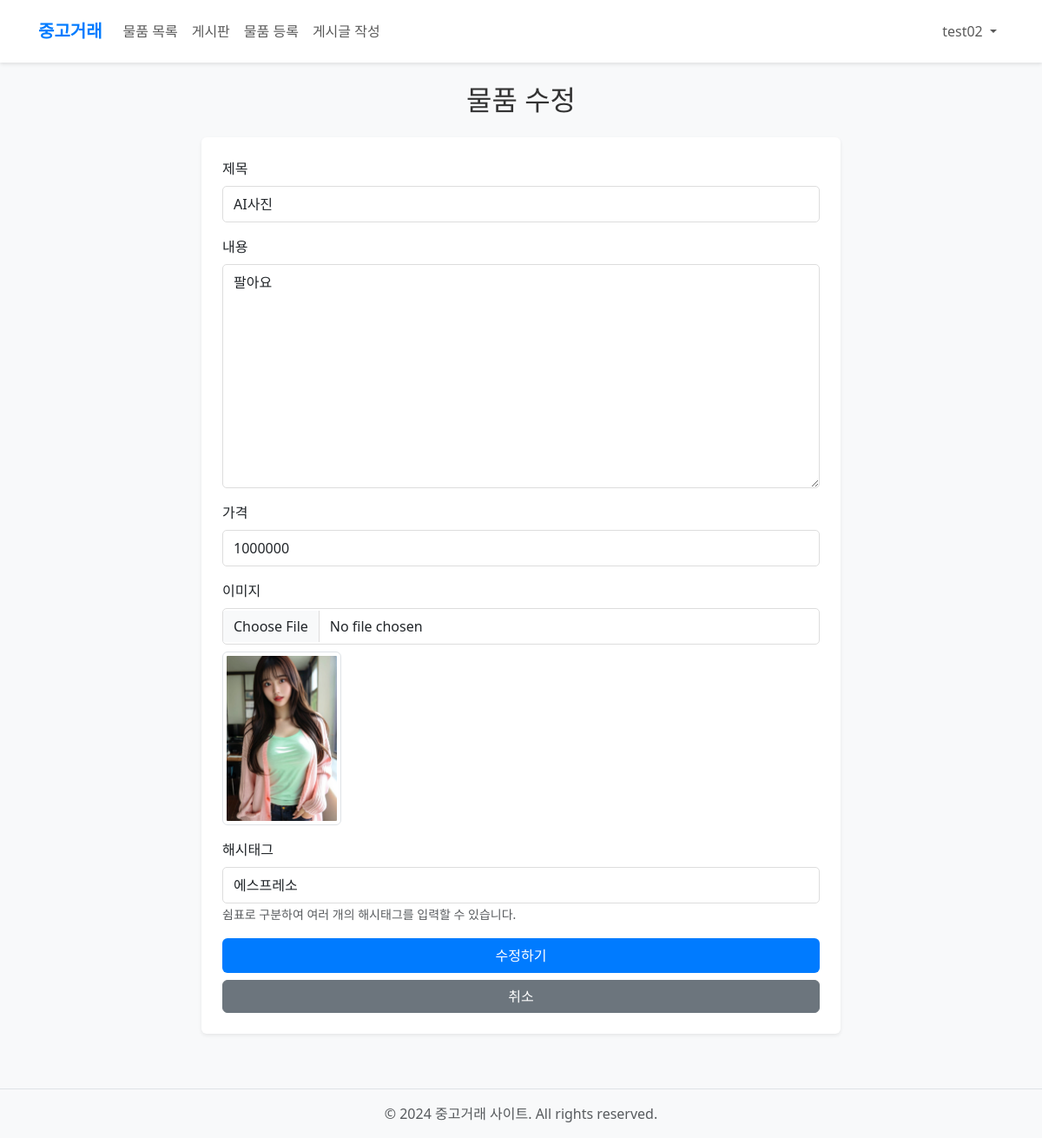
The app's page /products/9/update/ (signed in) with its own data.
### accounts/models.py (models this page shows, shortened)
class User(AbstractUser):
    profile_image = models.ImageField(upload_to='profiles/', blank=True, null=True)
    followings = models.ManyToManyField('self', symmetrical=False, related_name='followers')

### products/models.py (models this page shows, shortened)
class Product(models.Model):
    title = models.CharField(max_length=200)
    content = models.TextField()
    price = models.IntegerField()
    image = models.ImageField(upload_to='products/', blank=True, null=True)
    created_at = models.DateTimeField(auto_now_add=True)
    updated_at = models.DateTimeField(auto_now=True)
    user = models.ForeignKey(settings.AUTH_USER_MODEL, on_delete=models.CASCADE)
    likes = models.ManyToManyField(settings.AUTH_USER_MODEL, related_name='liked_products')
    hashtags = models.ManyToManyField(Hashtag, related_name='products')
    view_count = models.IntegerField(default=0)
    class Meta:
        ordering = ['-created_at']

class Hashtag(models.Model):
    name = models.CharField(max_length=50, unique=True)

### products/views.py (the view)
# urls.py: path('<int:pk>/update/', views.update, name='update'),  # 추가
@login_required
def update(request, pk):
    product = get_object_or_404(Product, pk=pk)
    if request.user != product.user:
        return redirect('products:detail', pk)
    if request.method == 'POST':
        form = ProductForm(request.POST, request.FILES, instance=product)
        if form.is_valid():
            product = form.save(commit=False)
            product.save()
            product.hashtags.clear()
            hashtag_input = form.cleaned_data.get('hashtags', '')
            if hashtag_input:
                hashtag_names = [tag.strip() for tag in hashtag_input.split(',')]
                for name in hashtag_names:
                    if name:
                        hashtag, created = Hashtag.objects.get_or_create(name=name)
                        product.hashtags.add(hashtag)
            return redirect('products:detail', product.pk)
    else:
        form = ProductForm(instance=product)
        form.fields['hashtags'].initial = ','.join([tag.name for tag in product.hashtags.all()])
    context = {
        'form': form,
        'product': product,
    }
    return render(request, 'products/form.html', context)

### products/forms.py
class ProductForm(forms.ModelForm):
    hashtags = forms.CharField(required=False, help_text='쉼표로 구분하여 입력해주세요')
    class Meta:
        model = Product
        fields = ['title', 'content', 'price', 'image']
        widgets = {
            'content': forms.Textarea(attrs={'class': 'form-control'}),
            'title': forms.TextInput(attrs={'class': 'form-control'}),
            'price': forms.NumberInput(attrs={'class': 'form-control'}),
            'image': forms.FileInput(attrs={'class': 'form-control'}),
        }

### templates/products/form.html (shortened to what this page needs)
{% extends 'base.html' %}
{% load static %}
{% block content %}
<div class="container">
<div class="row justify-content-center">
    <div class="col-md-8">
        <h2 class="text-center mb-4">
            {% if product %}물품 수정{% else %}물품 등록{% endif %}
        </h2>
        <form method="POST" enctype="multipart/form-data" class="card p-4 shadow-sm">
            <div class="mb-3">
                <label for="{{ form.title.id_for_label }}" class="form-label">제목</label>
                {{ form.title }}
            </div>
            <div class="mb-3">
                <label for="{{ form.content.id_for_label }}" class="form-label">내용</label>
                {{ form.content }}
            </div>
            <div class="mb-3">
                <label for="{{ form.price.id_for_label }}" class="form-label">가격</label>
                {{ form.price }}
            </div>
            <div class="mb-3">
                <label for="{{ form.image.id_for_label }}" class="form-label">이미지</label>
                {{ form.image }}
                {% if product.image %}
                    <div class="mt-2">
                        <img src="{{ product.image.url }}" alt="현재 이미지" class="img-thumbnail" style="max-height: 200px;">
                    </div>
                {% endif %}
            </div>
            <div class="mb-3">
                <label for="hashtags" class="form-label">해시태그</label>
                <input type="text" id="hashtags" name="hashtags" class="form-control"
                        value="{{ form.hashtags.value|default:'' }}"
                        placeholder="쉼표로 구분하여 입력 (예: 태그1, 태그2)">
                <small class="form-text text-muted">쉼표로 구분하여 여러 개의 해시태그를 입력할 수 있습니다.</small>
            </div>
            <div class="d-grid gap-2">
                <button type="submit" class="btn btn-primary">
                    {% if product %}수정하기{% else %}등록하기{% endif %}
                </button>
                <a href="{% url 'products:index' %}" class="btn btn-secondary">취소</a>
            </div>
        </form>
    </div>
</div>
</div>
{% endblock %}

### templates/base.html (shortened to what this page needs)
{% load static %}
<!DOCTYPE html>
<html lang="ko">
<head>
<link href="https://cdn.jsdelivr.net/npm/bootstrap@5.3.0/dist/css/bootstrap.min.css" rel="stylesheet">
<link href="{% static 'css/style.css' %}" rel="stylesheet">
</head>
<body>
<nav class="navbar navbar-expand-lg navbar-light bg-light mb-4">
    <div class="container">
        <a class="navbar-brand" href="{% url 'products:index' %}">중고거래</a>
        <div class="collapse navbar-collapse" id="navbarNav">
            <ul class="navbar-nav me-auto">
                <li class="nav-item">
                    <a class="nav-link" href="{% url 'products:index' %}">물품 목록</a>
                </li>
                <li class="nav-item">
                    <a class="nav-link" href="{% url 'board:index' %}">게시판</a>
                </li>
                {% if user.is_authenticated %}
                    <li class="nav-item">
                        <a class="nav-link" href="{% url 'products:create' %}">물품 등록</a>
                    </li>
                    <li class="nav-item">
                        <a class="nav-link" href="{% url 'board:create' %}">게시글 작성</a>
                    </li>
                {% endif %}
            </ul>
            <ul class="navbar-nav">
                {% if user.is_authenticated %}
                    <li class="nav-item dropdown">
                        <a class="nav-link dropdown-toggle" href="#" id="userDropdown" role="button" data-bs-toggle="dropdown" aria-expanded="false">
                            {{ user.username }}
                        </a>
                    </li>
                {% endif %}
            </ul>
        </div>
    </div>
</nav>
<div class="content-wrapper">
    {% block content %}
    {% endblock %}
</div>
<footer class="footer py-3">
    <div class="container text-center">
        <span class="text-muted">© 2024 중고거래 사이트. All rights reserved.</span>
    </div>
</footer>
</body>
</html>

### static/css/style.css (style rules this page uses)
body { background-color: #f8f9fa; color: #333; }
.navbar { box-shadow: 0 2px 4px rgba(0,0,0,.1); background-color: #fff !important; padding: 1rem 2rem; }
.navbar-brand { font-weight: bold; color: #007bff !important; }
.card { border: none; box-shadow: 0 4px 6px rgba(0,0,0,.1); transition: transform 0.2s; margin-bottom: 20px; }
.btn-primary { background-color: #007bff; border: none; padding: 8px 20px; transition: all 0.3s; }
.form-control { border: 1px solid #ddd; border-radius: 5px; padding: 8px 12px; }

### templates/base.html (style rules this page uses)
.navbar { box-shadow: 0 2px 4px rgba(0,0,0,.1); }
.footer { position: fixed; bottom: 0; width: 100%; background-color: #f8f9fa; border-top: 1px solid #dee2e6; }
.content-wrapper { margin-bottom: 100px; }

### records on screen
User: username "test02"
Product: title "AI사진", content "팔아요", price "1000000", image (picture)
Hashtag: hashtags "에스프레소"
